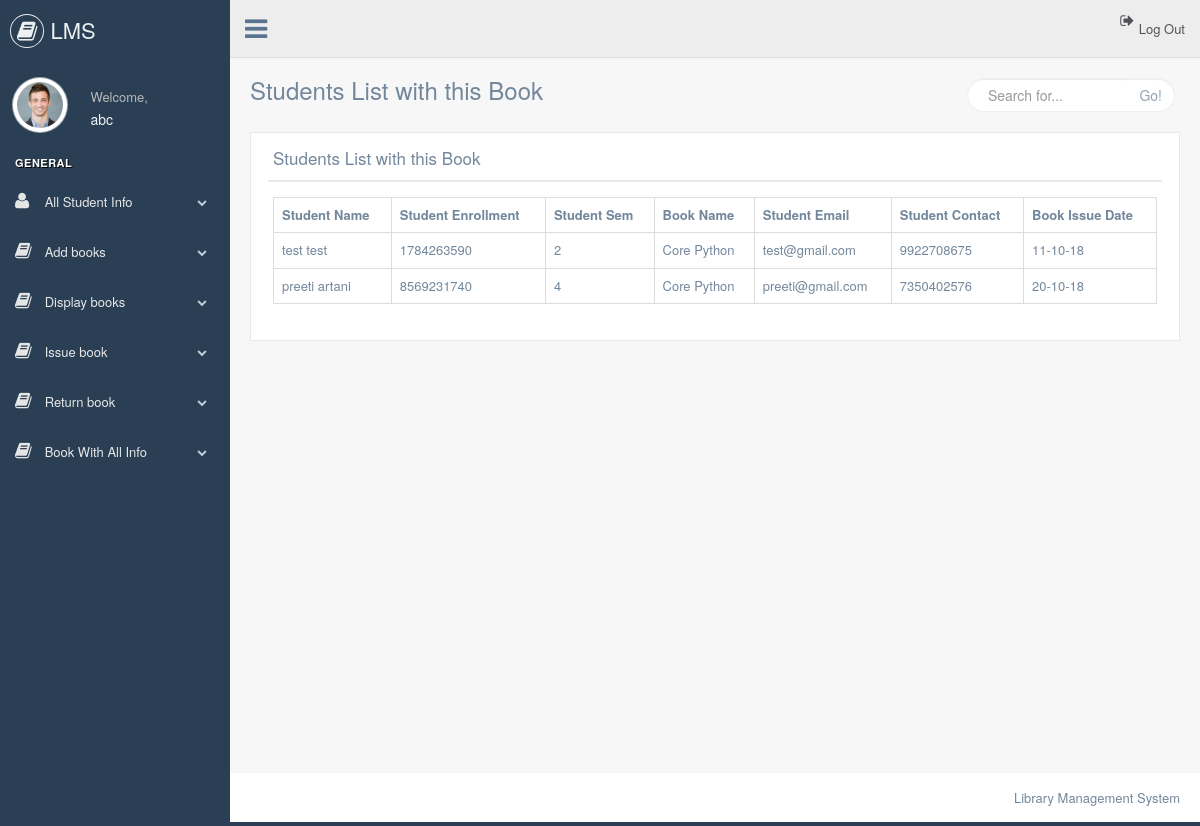
The app's page /librarian/all_students_of_this_book.php?books_name=Core Python (signed in) with its own data.
### tables this page shows
CREATE TABLE `issue_books` (
  `id` int(5) NOT NULL,
  `student_enrollment` varchar(50) NOT NULL,
  `student_name` varchar(50) NOT NULL,
  `student_sem` varchar(50) NOT NULL,
  `student_contact` varchar(50) NOT NULL,
  `student_email` varchar(50) NOT NULL,
  `books_name` varchar(50) NOT NULL,
  `books_issue_date` varchar(50) NOT NULL,
  `books_return_date` varchar(50) NOT NULL,
  `student_user_name` varchar(50) NOT NULL
);

### librarian/all_students_of_this_book.php (the view, shortened to what this page needs)
<?php
include "connection.php";
include "header.php";
?>
        <div class="right_col" role="main">
            <div class="">
                <div class="page-title">
                    <div class="title_left">
                        <h3>Students List with this Book</h3>
                    </div>
                    <div class="title_right">
                        <div class="col-md-5 col-sm-5 col-xs-12 form-group pull-right top_search">
                            <div class="input-group">
                                <input type="text" class="form-control" placeholder="Search for...">
                    <span class="input-group-btn">
                      <button class="btn btn-default" type="button">Go!</button>
                    </span>
                            </div>
                        </div>
                    </div>
                </div>
                <div class="clearfix"></div>
                <div class="row" style="min-height:500px">
                    <div class="col-md-12 col-sm-12 col-xs-12">
                        <div class="x_panel">
                            <div class="x_title">
                                <h2>Students List with this Book</h2>
                                <div class="clearfix"></div>
                            </div>
                            <div class="x_content">
                                <?php
                                $res=mysqli_query($link,"select * from issue_books where books_name='$_GET[books_name]' && books_return_date=''");
                                echo "<table class='table table-bordered'>";
                                echo "<tr>";
                                echo "<th>"; echo "Student Name"; echo "</th>";
                                echo "<th>"; echo "Student Enrollment"; echo "</th>";
                                echo "<th>"; echo "Student Sem"; echo "</th>";
                                echo "<th>"; echo "Book Name"; echo "</th>";
                                echo "<th>"; echo "Student Email"; echo "</th>";
                                echo "<th>"; echo "Student Contact"; echo "</th>";
                                echo "<th>"; echo "Book Issue Date"; echo "</th>";
                                echo "</tr>";
                                while($row=mysqli_fetch_array($res)){
                                    echo "<tr>";
                                    echo "<td>"; echo $row['student_name']; echo "</td>";
                                    echo "<td>"; echo $row['student_enrollment']; echo "</td>";
                                    echo "<td>"; echo $row['student_sem']; echo "</td>";
                                    echo "<td>"; echo $row['books_name']; echo "</td>";
                                    echo "<td>"; echo $row['student_email']; echo "</td>";
                                    echo "<td>"; echo $row['student_contact']; echo "</td>";
                                    echo "<td>"; echo $row['books_issue_date']; echo "</td>";
                                    echo "</tr>";
                                }
                                echo "</table>";
                                ?>
                            </div>
                        </div>
                    </div>
                </div>
            </div>
        </div>
<?php
include "footer.php";
?>

### records on screen
issue_books: student_name "test test", student_enrollment "1784263590", student_sem "2", books_name "Core Python", student_email "test@gmail.com", student_contact "9922708675", books_issue_date "11-10-18"
issue_books: student_name "preeti artani", student_enrollment "8569231740", student_sem "4", books_name "Core Python", student_email "preeti@gmail.com", student_contact "7350402576", books_issue_date "20-10-18"

### other values on screen
$_SESSION["librarian"] "abc"
